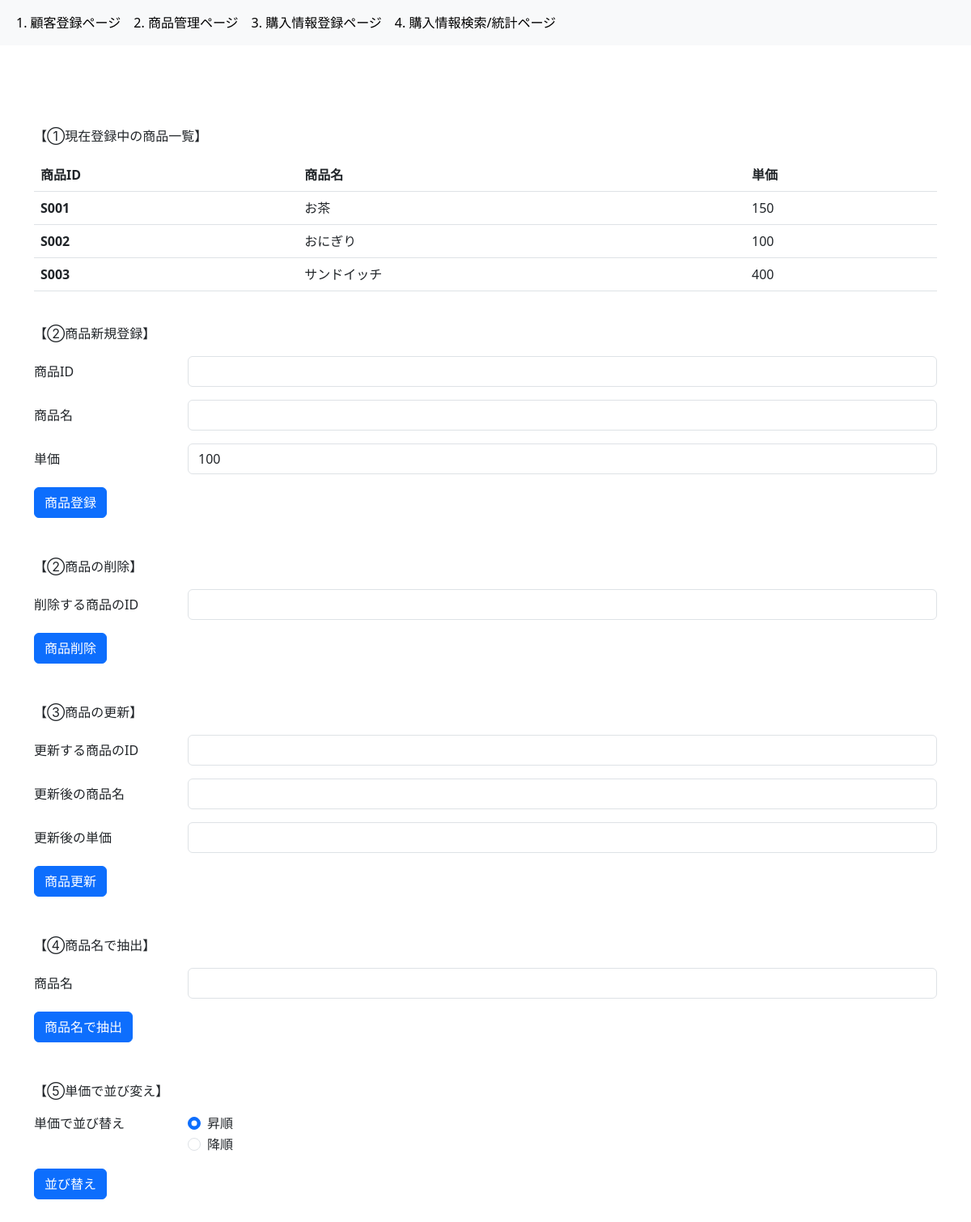
The page /item/ on the database its author committed.
### 4_CRM/models.py (models this page shows, shortened)
class Item(db.Model):
    __tablename__ = "items"
    item_id = db.Column(db.String, primary_key=True)
    item_name = db.Column(db.String, nullable=False)
    price = db.Column(db.Integer)
    purchase_details = db.relationship(
        "Purchase_detail", backref="items", cascade="delete")

### 4_CRM/app2.py (the view)
@app.route("/item/")
def item():
    items = Item.query.all()
    return render_template("2_item.html", items=items)

### 4_CRM/templates/2_item.html
{% extends "base.html" %} {% block content %}
<p>【①現在登録中の商品一覧】</p>
<table class="table">
  <thead>
    <tr>
      <th scope="col">商品ID</th>
      <th scope="col">商品名</th>
      <th scope="col">単価</th>
    </tr>
  </thead>
  <tbody>
    {% for item in items %}
    <tr>
      <th scope="row">{{ item.item_id }}</th>
      <td>{{ item.item_name }}</td>
      <td>{{ item.price }}</td>
    </tr>
    {% endfor %}
  </tbody>
</table>
<br />
<p>【②商品新規登録】</p>
<form action="/add_item" method="post">
  <div class="row mb-3">
    <label for="input-item-id" class="col-sm-2 col-form-label">商品ID</label>
    <div class="col-sm-10">
      <input
        type="text"
        class="form-control"
        id="input-item-id"
        name="input-item-id"
      />
    </div>
  </div>
  <div class="row mb-3">
    <label for="input-item-name" class="col-sm-2 col-form-label">商品名</label>
    <div class="col-sm-10">
      <input
        type="text"
        class="form-control"
        id="input-item-name"
        name="input-item-name"
      />
    </div>
  </div>
  <div class="row mb-3">
    <label for="input-price" class="col-sm-2 col-form-label">単価</label>
    <div class="col-sm-10">
      <input
        type="number"
        class="form-control"
        id="input-price"
        name="input-price"
        value="100"
      />
    </div>
  </div>
  <button type="submit" class="btn btn-primary">商品登録</button>
</form>
<br />
<br />
<p>【②商品の削除】</p>
<form action="/delete_item" method="post">
  <div class="row mb-3">
    <label for="input-item-id" class="col-sm-2 col-form-label"
      >削除する商品のID</label
    >
    <div class="col-sm-10">
      <input
        type="text"
        class="form-control"
        id="input-item-id"
        name="input-item-id"
      />
    </div>
  </div>
  <button type="submit" class="btn btn-primary">商品削除</button>
</form>
<br />
<br />
<p>【③商品の更新】</p>
<form action="/update_item" method="post">
  <div class="row mb-3">
    <label for="input-item-id" class="col-sm-2 col-form-label"
      >更新する商品のID</label
    >
    <div class="col-sm-10">
      <input
        type="text"
        class="form-control"
        id="input-item-id"
        name="input-item-id"
      />
    </div>
  </div>
  <div class="row mb-3">
    <label for="input-item-name" class="col-sm-2 col-form-label"
      >更新後の商品名</label
    >
    <div class="col-sm-10">
      <input
        type="text"
        class="form-control"
        id="input-item-name"
        name="input-item-name"
      />
    </div>
  </div>
  <div class="row mb-3">
    <label for="input-price" class="col-sm-2 col-form-label"
      >更新後の単価</label
    >
    <div class="col-sm-10">
      <input
        type="number"
        class="form-control"
        id="input-price"
        name="input-price"
      />
    </div>
  </div>
  <button type="submit" class="btn btn-primary">商品更新</button>
</form>
<br />
<br />
<p>【④商品名で抽出】</p>
<form action="/select_item_name" method="post">
  <div class="row mb-3">
    <label for="input-item-name" class="col-sm-2 col-form-label">商品名</label>
    <div class="col-sm-10">
      <input
        type="text"
        class="form-control"
        id="input-item-name"
        name="input-item-name"
      />
    </div>
  </div>
  <button type="submit" class="btn btn-primary">商品名で抽出</button>
</form>
<br />
<br />
<p>【⑤単価で並び変え】</p>
<form action="/sorting_item" method="post">
  <fieldset class="row mb-3">
    <legend class="col-form-label col-sm-2 pt-0">単価で並び替え</legend>
    <div class="col-sm-10">
      <div class="form-check">
        <input
          class="form-check-input"
          type="radio"
          name="order-type"
          id="ascending"
          value="ascending"
          checked
        />
        <label class="form-check-label" for="ascending"> 昇順 </label>
      </div>
      <div class="form-check">
        <input
          class="form-check-input"
          type="radio"
          name="order-type"
          id="descending"
          value="descending"
        />
        <label class="form-check-label" for="descending"> 降順 </label>
      </div>
    </div>
  </fieldset>
  <button type="submit" class="btn btn-primary">並び替え</button>
</form>
<br />
<br />
{% endblock content %}

### rows shown on the page
Item: item_id "S001", item_name "お茶", price "150"
Item: item_id "S002", item_name "おにぎり", price "100"
Item: item_id "S003", item_name "サンドイッチ", price "400"
